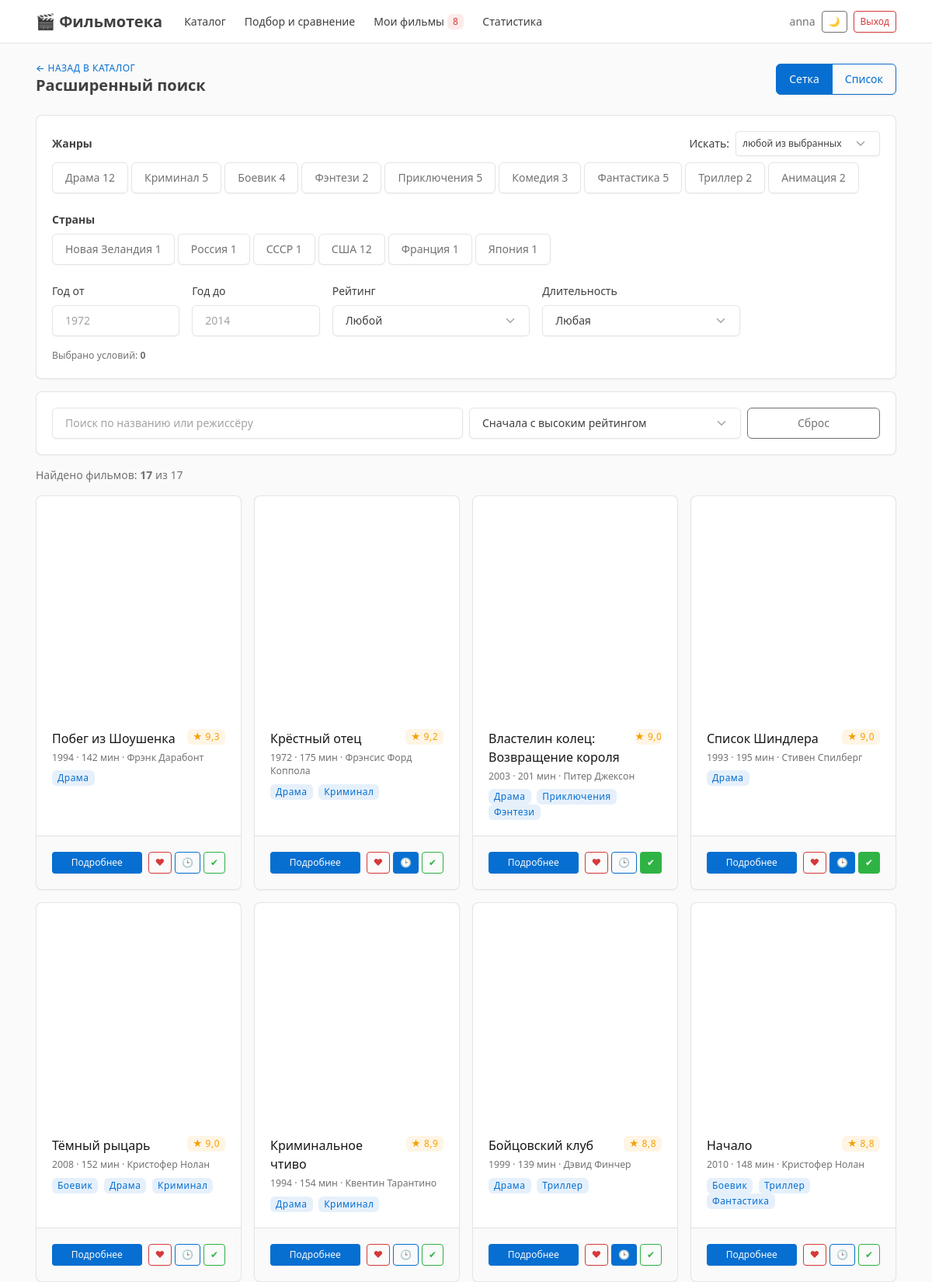
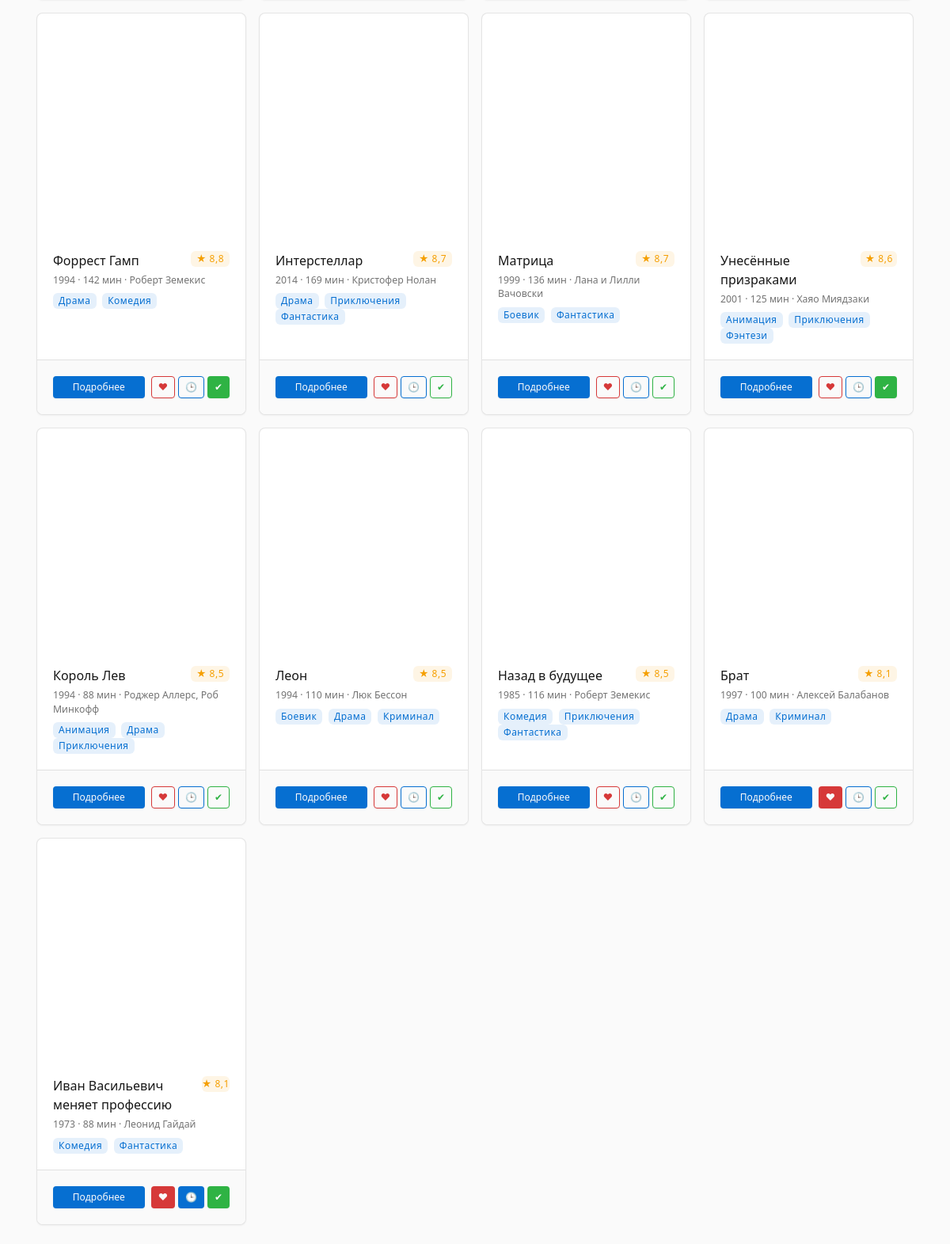
Screenshot of /search/ (signed in) with the database file from the repository (2 pictures, top to bottom).
### accounts/models.py (models this page shows, shortened)
class Genre(models.Model):
    name = models.CharField('Название', max_length=50, unique=True)
    class Meta:
        ordering = ['name']
        verbose_name = 'жанр'
        verbose_name_plural = 'жанры'

class Movie(models.Model):
    title = models.CharField('Название', max_length=200)
    original_title = models.CharField('Оригинальное название', max_length=200, blank=True)
    year = models.PositiveSmallIntegerField('Год выхода')
    director = models.CharField('Режиссёр', max_length=200)
    duration = models.PositiveSmallIntegerField('Длительность, мин')
    rating = models.DecimalField(
        'Рейтинг', max_digits=3, decimal_places=1,
        validators=[MinValueValidator(0), MaxValueValidator(10)],
    )
    description = models.TextField('Описание', blank=True)
    country = models.CharField('Страна', max_length=60, blank=True)
    poster_url = models.URLField('Ссылка на постер', blank=True)
    poster = models.ImageField('Обложка (файл)', upload_to='posters/', blank=True)
    genres = models.ManyToManyField(Genre, related_name='movies', verbose_name='Жанры')
    search_index = models.CharField(max_length=600, blank=True, editable=False)
    class Meta:
        ordering = ['-rating', 'title']
        verbose_name = 'фильм'
        verbose_name_plural = 'фильмы'
    @property
    def poster_src(self):
        if self.poster:
            return self.poster.url
        return self.poster_url

### accounts/views.py (the view)
# urls.py: path('search/', views.advanced_search, name='search'),
@login_required
def advanced_search(request):
    movies = filter_movies(request.GET, request.user)
    countries = Movie.objects.exclude(country='').values('country').annotate(n=Count('id')).order_by('country')
    years = Movie.objects.aggregate(first=Min('year'), last=Max('year'))
    return render(
        request,
        'advanced_search.html',
        {
            'movies': add_marks(movies, request.user),
            'sort_options': SORT_OPTIONS,
            'total': Movie.objects.count(),
            'genres': Genre.objects.annotate(n=Count('movies')),
            'countries': countries,
            'year_min': years['first'],
            'year_max': years['last'],
        }
    )

### accounts/context_processors.py (called while the page is built)
def my_movies_count(request):
    if not request.user.is_authenticated:
        return {'my_movies_count': 0}
    count = Mark.objects.filter(user=request.user).values('movie').distinct().count()
    return {'my_movies_count': count}

### accounts/views.py (called while the page is built)
def add_marks(movies, user):
    watch_ids = Mark.objects.filter(user=user, kind='watch').values_list('movie_id', flat=True)
    favorite_ids = Mark.objects.filter(user=user, kind='favorite').values_list('movie_id', flat=True)
    watched_ids = Mark.objects.filter(user=user, kind='watched').values_list('movie_id', flat=True)
    movies = list(movies)
    for movie in movies:
        movie.marked_watch = movie.id in watch_ids
        movie.marked_favorite = movie.id in favorite_ids
        movie.marked_watched = movie.id in watched_ids
    return movies

### templates/advanced_search.html (shortened to what this page needs)
{% extends 'base.html' %}
{% block header %}
<div class="row align-items-center g-2">
    <div class="col">
        <div class="page-pretitle"><a href="/">← Назад в каталог</a></div>
        <h2 class="page-title">Расширенный поиск</h2>
    </div>
    <div class="col-auto">
        <div class="btn-group" role="group" aria-label="Вид списка">
            <button type="button" class="btn btn-outline-primary active" data-view="grid">Сетка</button>
            <button type="button" class="btn btn-outline-primary" data-view="list">Список</button>
        </div>
    </div>
</div>
{% endblock %}
{% block content %}
<div id="catalog-root" data-partial-url="/movies/partial/" data-kind="">
    {% include 'components/search_filters.html' %}
    {% include 'components/filter_bar.html' %}
    <div class="text-secondary mb-3">
        Найдено фильмов: <strong id="results-count">{{ movies|length }}</strong> из {{ total }}
    </div>
    <div class="row row-cards view-grid" id="movie-grid">
        {% include 'components/movie_grid.html' %}
    </div>
</div>
{% endblock %}

### templates/components/navbar.html (shortened to what this page needs)
{% with url_name=request.resolver_match.url_name %}
<header class="navbar navbar-expand-md d-print-none sticky-top">
    <div class="container-xl">
        <a class="navbar-brand pe-0 pe-md-3" href="/">🎬 Фильмотека</a>
        <div class="navbar-nav flex-row order-md-last ms-auto align-items-center gap-2">
            <span class="text-secondary d-none d-lg-inline">
                {{ user.username }}{% if user.is_staff %} <span class="badge bg-purple-lt">админ</span>{% endif %}
            </span>
            <button type="button" class="btn btn-sm btn-outline-secondary" id="theme-toggle"
                    aria-label="Сменить тему оформления">🌙</button>
            <form method="post" action="/accounts/logout/" class="m-0">
                <button type="submit" class="btn btn-sm btn-outline-danger">Выход</button>
            </form>
        </div>
        <div class="collapse navbar-collapse" id="navbar-menu">
            <ul class="navbar-nav me-auto">
                <li class="nav-item">
                    <a class="nav-link {% if url_name == 'catalog' or url_name == 'movie_detail' or url_name == 'search' %}active{% endif %}"
                       href="/">Каталог</a>
                </li>
                <li class="nav-item">
                    <a class="nav-link {% if url_name == 'workspace' %}active{% endif %}"
                       href="/workspace/">Подбор и сравнение</a>
                </li>
                <li class="nav-item">
                    <a class="nav-link {% if url_name|slice:':3' == 'my_' %}active{% endif %}"
                       href="/my/">
                        Мои фильмы
                        <span class="badge bg-red-lt ms-1" id="my-count">{{ my_movies_count }}</span>
                    </a>
                </li>
                <li class="nav-item">
                    <a class="nav-link {% if url_name == 'stats' %}active{% endif %}"
                       href="/stats/">Статистика</a>
                </li>
            </ul>
        </div>
    </div>
</header>
{% endwith %}

### templates/components/search_filters.html (shortened to what this page needs)
<div class="card mb-3" id="search-filters">
    <div class="card-body">
        <div class="d-flex justify-content-between align-items-center flex-wrap gap-2 mb-2">
            <div class="fw-bold">Жанры</div>
            <div class="d-flex align-items-center gap-2">
                <label class="form-label mb-0" for="genre-mode">Искать:</label>
                <select class="form-select form-select-sm w-auto" id="genre-mode">
                    <option value="any">любой из выбранных</option>
                </select>
            </div>
        </div>
        <div class="form-selectgroup mb-4">
            {% for genre in genres %}
                <label class="form-selectgroup-item">
                    <span class="form-selectgroup-label">{{ genre.name }} <span class="text-secondary">{{ genre.n }}</span></span>
                </label>
            {% endfor %}
        </div>
        <div class="fw-bold mb-2">Страны</div>
        <div class="form-selectgroup mb-4">
            {% for c in countries %}
                <label class="form-selectgroup-item">
                    <span class="form-selectgroup-label">{{ c.country }} <span class="text-secondary">{{ c.n }}</span></span>
                </label>
            {% empty %}
                <span class="text-secondary">Страны пока не указаны.</span>
            {% endfor %}
        </div>
        <div class="row g-3">
            <div class="col-6 col-md-3 col-lg-2">
                <label class="form-label" for="year-from">Год от</label>
                <input type="number" class="form-control" id="year-from" placeholder="{{ year_min }}">
            </div>
            <div class="col-6 col-md-3 col-lg-2">
                <label class="form-label" for="year-to">Год до</label>
                <input type="number" class="form-control" id="year-to" placeholder="{{ year_max }}">
            </div>
            <div class="col-6 col-md-3 col-lg-3">
                <label class="form-label" for="rating-min">Рейтинг</label>
                <select class="form-select" id="rating-min">
                    <option value="">Любой</option>
                </select>
            </div>
            <div class="col-6 col-md-3 col-lg-3">
                <label class="form-label" for="duration">Длительность</label>
                <select class="form-select" id="duration">
                    <option value="">Любая</option>
                </select>
            </div>
        </div>
        <div class="text-secondary small mt-3">Выбрано условий: <strong id="filters-selected">0</strong></div>
    </div>
</div>

### templates/components/movie_grid.html
{% for movie in movies %}
    <div class="col-12 col-sm-6 col-lg-4 col-xl-3 movie-col">
        {% include 'components/movie_card.html' %}
    </div>
{% empty %}
    <div class="col-12">
        {% include 'components/empty_state.html' with title='Ничего не найдено' text='Измените условия поиска или отметьте фильмы кнопками в каталоге.' %}
    </div>
{% endfor %}

### templates/components/movie_card.html (shortened to what this page needs)
<div class="card movie-card h-100" data-movie-id="{{ movie.id }}">
    <a href="/movies/{{ movie.id }}/" class="d-block text-reset">
        {% include 'components/poster.html' with movie=movie %}
    </a>
    <div class="card-body">
        <div class="d-flex justify-content-between align-items-start mb-1">
            <h3 class="card-title mb-0">
                <a href="/movies/{{ movie.id }}/" class="text-reset">{{ movie.title }}</a>
            </h3>
            <span class="badge bg-yellow-lt ms-2">★ {{ movie.rating }}</span>
        </div>
        <div class="text-secondary small mb-2">{{ movie.year }} · {{ movie.duration }} мин · {{ movie.director }}</div>
        <div>
            {% for genre in movie.genres.all %}
                <span class="badge bg-blue-lt me-1">{{ genre.name }}</span>
            {% endfor %}
        </div>
    </div>
    <div class="card-footer d-flex flex-wrap gap-2">
        <a class="btn btn-sm btn-primary flex-fill" style="min-width: 7rem" href="/movies/{{ movie.id }}/">Подробнее</a>
        <div class="d-flex gap-1 ms-auto">
            {% include 'components/mark_buttons.html' with movie=movie %}
        </div>
    </div>
</div>

### templates/components/poster.html (shortened to what this page needs)
<div class="poster {{ extra_class }}" role="img" aria-label="Постер фильма {{ movie.title }}"
     style="{% if movie.poster_src %}background-image: url('{{ movie.poster_src }}');{% else %}background: linear-gradient(135deg, hsl({{ movie.hue }}, 65%, 42%), hsl({{ movie.hue_2 }}, 65%, 26%));{% endif %}">
</div>

### templates/components/mark_button.html
<button type="button"
        class="btn btn-sm {% if active %}btn-{{ color }}{% else %}btn-outline-{{ color }}{% endif %}"
        data-mark="{{ kind }}"
        data-movie="{{ movie.id }}"
        data-url="/movies/{{ movie.id }}/mark/{{ kind }}/"
        data-color="{{ color }}"
        title="{{ label }}" aria-label="{{ label }}">
    {{ icon }}{% if with_label %} {{ label }}{% endif %}
</button>

### static/css/movies.css (style rules this page uses)
.poster { display: flex; align-items: flex-end; height: 280px; padding: .75rem; color: #fff; background-size: cover; background-position: center; border-radius: 4px 4px 0 0; }
.movie-card { transition: transform .15s ease, box-shadow .15s ease; }
.navbar .nav-link { white-space: nowrap; }
.form-selectgroup { flex-wrap: wrap; gap: .25rem; }

### rows the page displays
Genre: name "Драма", n "12"
Genre: name "Криминал", n "5"
Genre: name "Боевик", n "4"
Genre: name "Фэнтези", n "2"
Genre: name "Приключения", n "5"
Genre: name "Комедия", n "3"
Genre: name "Фантастика", n "5"
Genre: name "Триллер", n "2"
Genre: name "Анимация", n "2"
Movie: country "США", n "12", title "Интерстеллар", rating "8,7", year "2014", duration "169", director "Кристофер Нолан", icon "♥ 🕒 ✔"
Movie: title "Побег из Шоушенка", rating "9,3", year "1994", duration "142", director "Фрэнк Дарабонт", icon "♥ 🕒 ✔"
Movie: title "Крёстный отец", rating "9,2", year "1972", duration "175", director "Фрэнсис Форд Коппола", icon "♥ 🕒 ✔"
Movie: title "Властелин колец: Возвращение короля", rating "9,0", year "2003", duration "201", director "Питер Джексон", icon "♥ 🕒 ✔"
Movie: title "Список Шиндлера", rating "9,0", year "1993", duration "195", director "Стивен Спилберг", icon "♥ 🕒 ✔"
Movie: title "Тёмный рыцарь", rating "9,0", year "2008", duration "152", director "Кристофер Нолан", icon "♥ 🕒 ✔"
Movie: title "Криминальное чтиво", rating "8,9", year "1994", duration "154", director "Квентин Тарантино", {{ movie.id }} 7 (drawn), icon "♥ 🕒 ✔"
Movie: title "Бойцовский клуб", rating "8,8", year "1999", duration "139", director "Дэвид Финчер", icon "♥ 🕒 ✔"
Movie: title "Начало", rating "8,8", year "2010", duration "148", director "Кристофер Нолан", icon "♥ 🕒 ✔"
Movie: title "Форрест Гамп", rating "8,8", year "1994", duration "142", director "Роберт Земекис", icon "♥ 🕒 ✔"
Movie: title "Матрица", rating "8,7", year "1999", duration "136", director "Лана и Лилли Вачовски", icon "♥ 🕒 ✔"
Movie: title "Унесённые призраками", rating "8,6", year "2001", duration "125", director "Хаяо Миядзаки", icon "♥ 🕒 ✔"
Movie: title "Король Лев", rating "8,5", year "1994", duration "88", director "Роджер Аллерс, Роб Минкофф", icon "♥ 🕒 ✔"
Movie: title "Леон", rating "8,5", year "1994", duration "110", director "Люк Бессон", icon "♥ 🕒 ✔"
Movie: title "Назад в будущее", rating "8,5", year "1985", duration "116", director "Роберт Земекис", icon "♥ 🕒 ✔"
Movie: title "Брат", rating "8,1", year "1997", duration "100", director "Алексей Балабанов", icon "♥ 🕒 ✔"
Movie: title "Иван Васильевич меняет профессию", rating "8,1", year "1973", duration "88", director "Леонид Гайдай", icon "♥ 🕒 ✔"

### other values shown
{{ user.username }} "anna"
{{ my_movies_count }} "8"
{{ c.country }} "Новая Зеландия" "Россия" "СССР" "Франция" "Япония"
{{ c.n }} "1" "1" "1" "1" "1"
{{ movies|length }} "17"
{{ total }} "17"
form field value "Сначала с высоким рейтингом"
